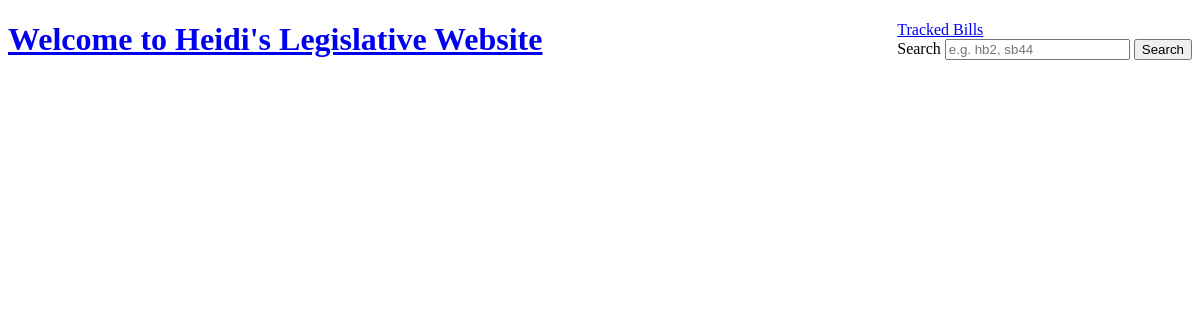
The app's page /tracked.php, older data.
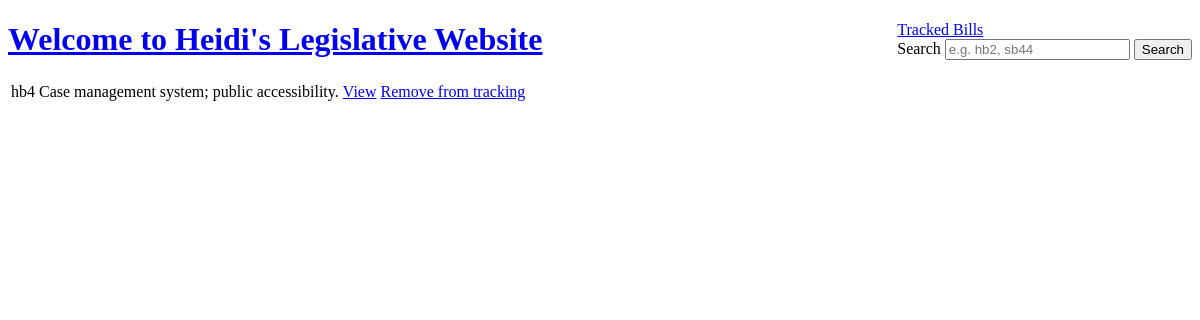
The same page, newer data.
### tables this page shows
CREATE TABLE bills(
id INTEGER PRIMARY KEY AUTOINCREMENT NOT NULL,
number VARCHAR NOT NULL,
title VARCHAR NOT NULL,
date VARCHAR NOT NULL,
status VARCHAR NOT NULL,
chamber VARCHAR NOT NULL,
outcome VARCHAR NOT NULL,
is_tracked BOOLEAN NOT NULL DEFAULT false
);

### tracked.php (the view, shortened to what this page needs)
<?php
$pdo = getPDO();
$sql = "SELECT *
FROM
'bills'
WHERE
is_tracked = :is_tracked";
$stmt = $pdo->prepare($sql);
$stmt->execute(array('is_tracked' => true));
$bills = $stmt->fetchAll(PDO::FETCH_ASSOC);
?>
<!DOCTYPE html>
<html>
<head>
    <?php require "templates/head.php" ?>
</head>
<body>
<?php require "templates/header.php" ?>
<table>
<?php foreach ($bills as $bill): ?>
<tr>
    <td><?php echo $bill['number'] ?></td>
    <td> <?php echo $bill['title'] ?> </td>
    <td><a href="view-bill.php?number=<?php echo $bill['number']?>">View</a></td>
    <td><a href="track-bill.php?number=<?php echo $bill['number']?>&amp;action='untrack">Remove from tracking</a></td>
</tr>
<?php endforeach ?>
</table>
</body>
</html>

### templates/head.php (shortened to what this page needs)
<link rel = "stylesheet" type = "text/css" href="assets/main.css" />

### templates/header.php
<div class = "navigation">
<a href = "tracked.php">Tracked Bills</a>
<form action = "view-bill.php">
<label for ="search">
    Search
    </label>
    <input
        id = "search"
        type = "text"
        name = "number"
        placeholder="e.g. hb2, sb44"
        />
    <input
        type = "submit"
        value = "Search"
        />
</form>
</div>
<div class = "welcome"><h1><a href = "index.php">Welcome to Heidi's Legislative Website</a></h1> </div>

### assets/main.css (style rules this page uses)
.navigation { float: right; }
.welcome { margin-bottom: 20px; }

Row changes from the older to the newer data that the page shows:
now on this page (row edited): bills: number "hb4", title "Case management system; public accessibility."
